Frame 1 (no input): blank canvas, image omitted
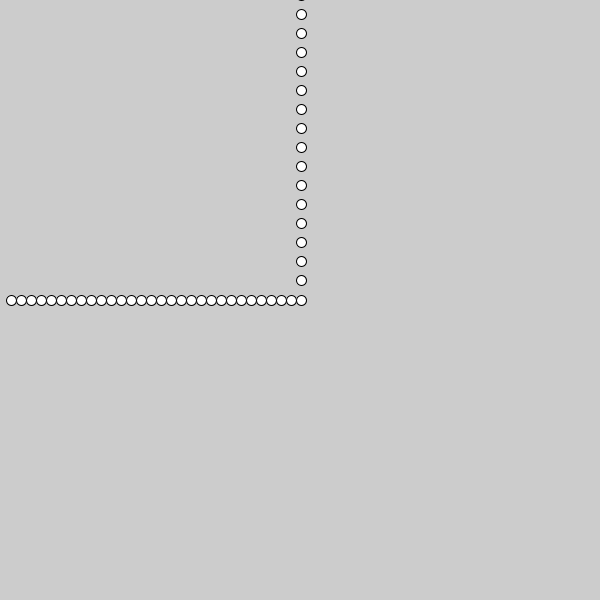
Frame 60 (the mouse pressed at the canvas centre just before this capture)
Frame 120 (the mouse held since frame 60 and released just before this capture): identical to frame 60, image omitted

The Processing sketch that drew this single still picture (run headless with seeded random() and noise(); from frame 60 on, the mouse is pressed at the canvas centre):

// Processing sketch: processing_184469
// ── processing_184469.pde

float px=1;
float py=300;
float v=12.7;
void setup(){
  size(600,600);
}
void draw(){
if(px<width/2 ){ 
  px=px+10;
}else{
  py=py-(v*1.5);
}
ellipse(px,py,10,10);
}
